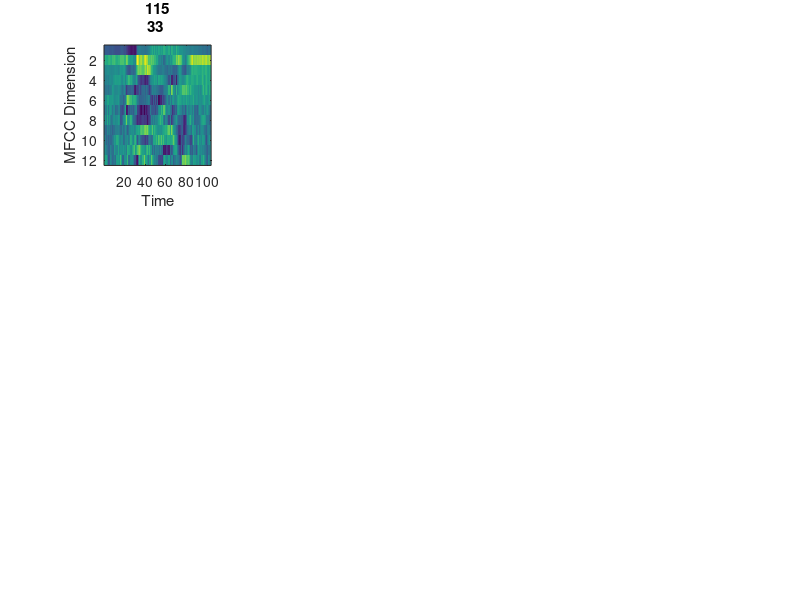

This figure's MATLAB source: (Note: this script raises an error after producing the figure.)
% Plot MFCCs of every training data
load MFCCS

for i = 1:11
    subplot(3,4,i)
    h = imagesc(MFCCs{i}')
    title("Training Speaker " + i)
    xlabel("Time")
    ylabel("MFCC Dimension")
    ax = gca;
    ax.YDir = 'normal'
    c = colorbar;
    view([0,90]);
end

